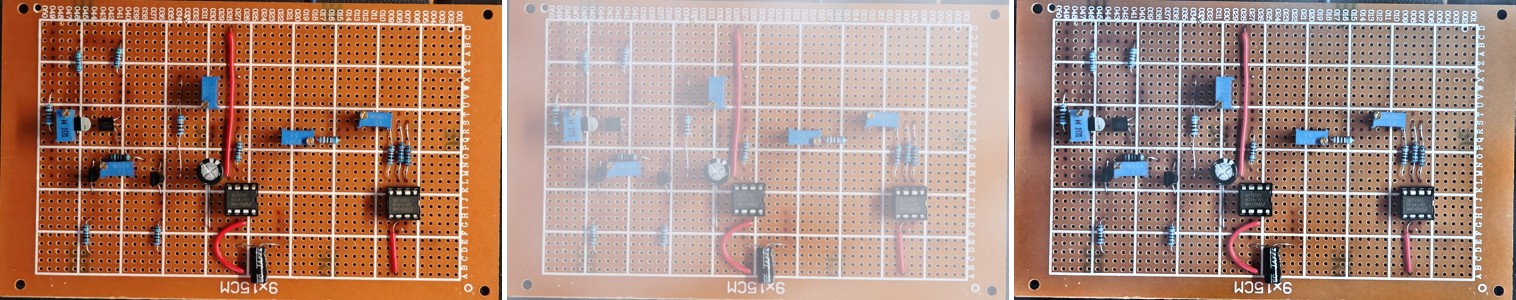
%> input picture projects/adaptive-dehazing/assets/controlled-example.jpg, 1516 x 300 px
$ octave --eval "result = region_dehaze(imread('../assets/controlled-example.jpg'));"   (GNU Octave 9; MATLAB toolbox functions it lacks are replaced by stand-ins)
%> lines starting %> are read from the running program, lines starting %| are printed output that depends on the picture; in (x1, y1, x2, y2) boxes, pixels count from 0 and x2, y2 are one past the last pixel; in counts of white or black regions, pixels touching at a corner belong together; the program's own positions count from 1
function r = region_dehaze(image, options)
%REGION_DEHAZE Region-adaptive physical restoration, V2.
% Does not accept a ground-truth image, depth or transmission as input.
% All heuristic confidence maps are relative scores, not physical visibility.
if nargin<2, options=struct; end
c=struct('strength',0.90,'skyProtection',0.55,'detailScale',0.50, ...
    'minTransmission',0.16,'guard',true,'refine',true,'airlightMode','robust');
if ~isstruct(options)||~isscalar(options),error('Dehaze:Options','选项必须是标量结构体。');end
keys=fieldnames(options);
for k=1:numel(keys)
    if ~isfield(c,keys{k}),error('Dehaze:Options','未知选项 %s',keys{k});end
    c.(keys{k})=options.(keys{k});
end
for key={'strength','skyProtection','detailScale'}
    validateattributes(c.(key{1}),{'numeric'},{'real','finite','scalar','>=',0,'<=',1.2});
end
validateattributes(c.minTransmission,{'numeric'},{'real','finite','scalar','>=',.05,'<=',1});
validateattributes(c.guard,{'logical'},{'scalar'});validateattributes(c.refine,{'logical'},{'scalar'});
if ~ismember(c.airlightMode,{'robust','maximum'}),error('Dehaze:Options','无效大气光模式');end
validateattributes(image,{'uint8','uint16','single','double','logical'},{'nonempty','real','finite','nonsparse'});
if ndims(image)>3 || (~ismatrix(image)&&size(image,3)~=3)||min(size(image,1),size(image,2))<3
    error('Dehaze:Input','请输入至少 3×3 的灰度或 RGB 图。');
end
if isfloat(image)&&(min(image(:))<0||max(image(:))>1),error('Dehaze:Range','浮点输入范围必须为 [0,1]。');end
I=im2double(image);if ismatrix(I),I=repmat(I,1,1,3);end
G=rgb2gray(I);[h,w,~]=size(I);
%> after `[h,w,~]=size(I)`: h = 300; w = 1516
patch=max(3,min(15,2*floor(min(h,w)/80)+1));
%> patch = 7
dark=imerode(min(I,[],3),strel('square',patch));
gradient=imgradient(G); smooth=exp(-gradient/max(prctile(gradient(:),80),.025));
HSV=rgb2hsv(I);V=HSV(:,:,3);S=HSV(:,:,2);
%> after `HSV=rgb2hsv(I)`: HSV: size 300x1516x3 double; mean H, S, V 0.241, 0.356, 0.694
[Y,~]=ndgrid(linspace(0,1,h),1:w);
skyCandidate=V>.55 & S<.32 & smooth>.40 & Y<.65;
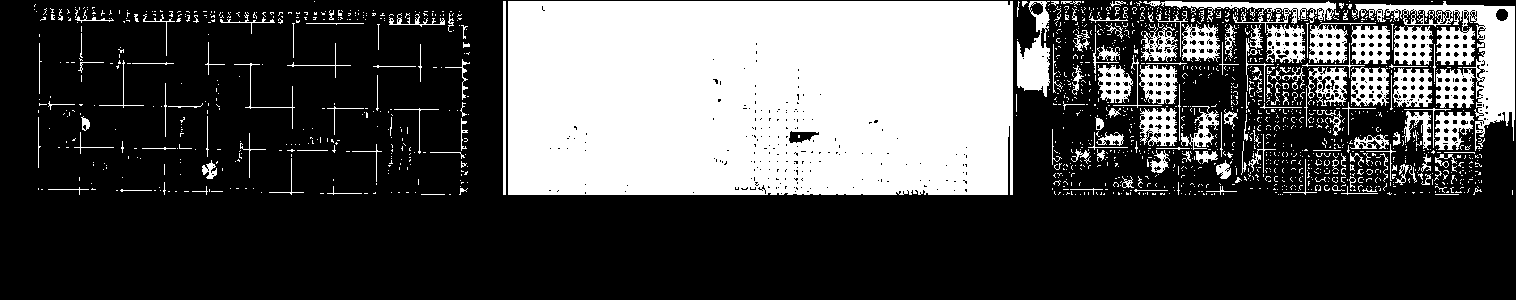
%> skyCandidate: size 300x1516 logical; 29.7% white; 1521 white regions (1355 under 20 px), largest, box (x1, y1, x2, y2) and area: (508, 1, 1013, 195) 97053, (1355, 1, 1515, 151) 6518, (1017, 1, 1050, 97) 1751
% Top-connected component constraint reduces confusion with isolated white objects.
marker=false(h,w);marker(1:max(1,round(.04*h)),:)=skyCandidate(1:max(1,round(.04*h)),:);
%> after `marker(1:max(1,round(.04*h)),:)=skyCandidate(1:max(1,round(.04*h)),:)`: marker: size 300x1516 logical; 1.8% white; 135 white regions (126 under 20 px), largest, box (x1, y1, x2, y2) and area: (508, 1, 1013, 12) 5541, (1143, 1, 1336, 12) 1154, (1355, 1, 1515, 12) 970
skyRegion=imreconstruct(marker,skyCandidate);
sky=imgaussfilt(double(skyRegion),max(1,min(h,w)/180),'Padding','replicate');
sky=sky.*min(1,max(0,(V-.42)/.35)).*smooth;
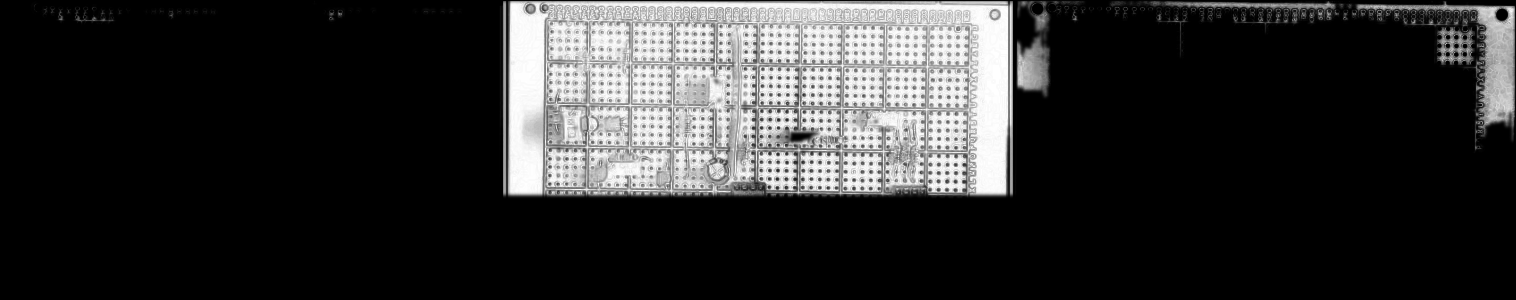
%> sky: size 300x1516 double; min 0, max 1, mean 0.183
[~,idx]=sort(dark(:),'descend');n=max(1,round(.001*numel(G)));
%> after `n=max(1,round(.001*numel(G)))`: n = 455
pixels=reshape(I,[],3);cand=pixels(idx(1:n),:);
%> after `cand=pixels(idx(1:n),:)`: cand = 455 rows, first 12: [0.878 0.878 0.91; 0.851 0.851 0.89; 0.886 0.882 0.914; 0.918 0.906 0.933; 0.863 0.843 0.867; 0.843 0.847 0.867; 0.871 0.867 0.89; 0.894 0.894 0.925; 0.871 0.871 0.902; 0.871 0.871 0.902; 0.855 0.851 0.875; 0.847 0.843 0.867]
if strcmp(c.airlightMode,'maximum')
    [~,j]=max(sum(cand,2));A=cand(j,:);
else
    % Channel-wise median resists a single specular/noisy brightest candidate.
    A=median(cand,1);
%> A = [0.863 0.843 0.863]
end
A=min(.99,max(.35,A));
N=I./reshape(A,1,1,3);
dSmall=imerode(min(N,[],3),strel('square',max(3,2*floor(patch/4)+1)));
dLarge=imerode(min(N,[],3),strel('square',patch));
edge=min(1,gradient/max(prctile(gradient(:),90),.03));
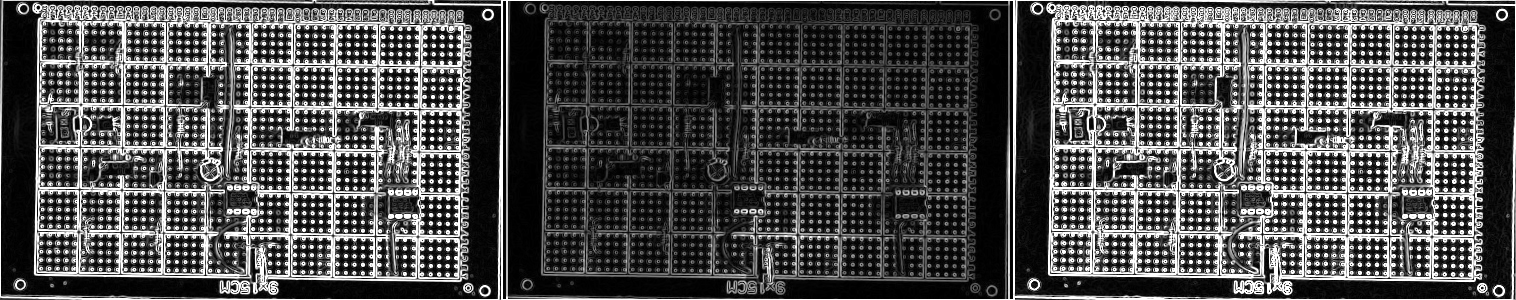
%> edge: size 300x1516 double; min 0, max 1, mean 0.305
darkNorm=(1-c.detailScale.*edge).*dLarge+c.detailScale.*edge.*dSmall;
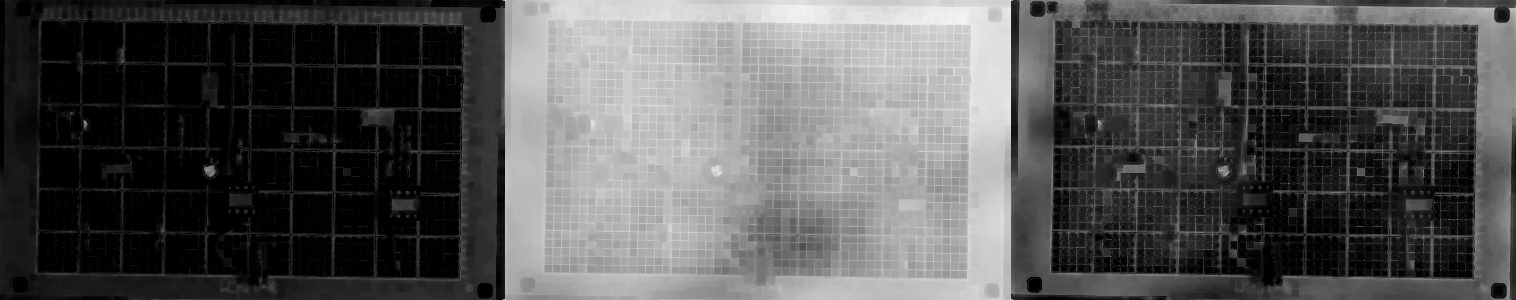
%> darkNorm: size 300x1516 double; min 0, max 0.98, mean 0.332
% Less inversion in top-connected bright smooth regions.
omega=c.strength.*(1-c.skyProtection.*sky);
tRaw=1-omega.*min(darkNorm,1);
if c.refine
    side=max(3,2*floor(min(20,min(h,w)/12))+1);
%> side = 41
    t=imguidedfilter(tRaw,G,'NeighborhoodSize',[side side],'DegreeOfSmoothing',.001);
else,t=tRaw;end
t=max(c.minTransmission,min(1,t));
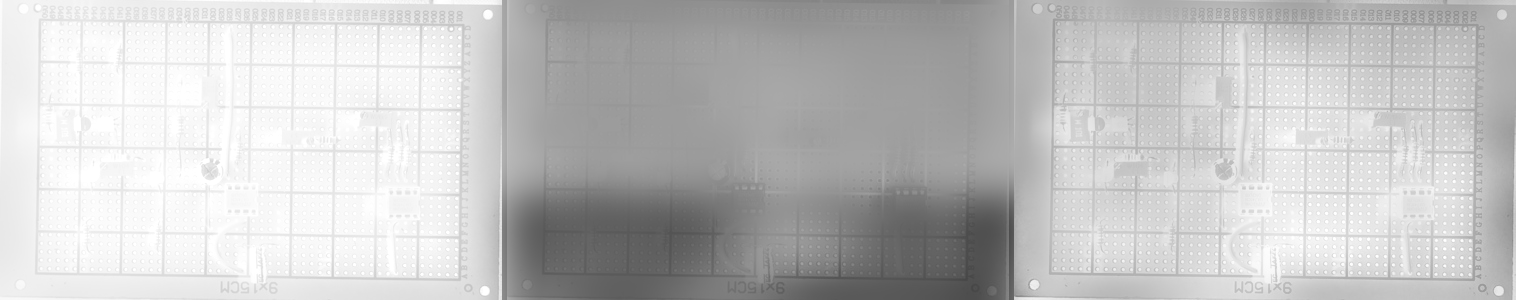
%> t: size 300x1516 double; min 0.275, max 1, mean 0.766
J=(I-reshape(A,1,1,3))./t+reshape(A,1,1,3);
%> J: size 300x1516x3 double; mean H, S, V 0.646, 0.479, 0.4
clipMask=any(J<0|J>1,3);
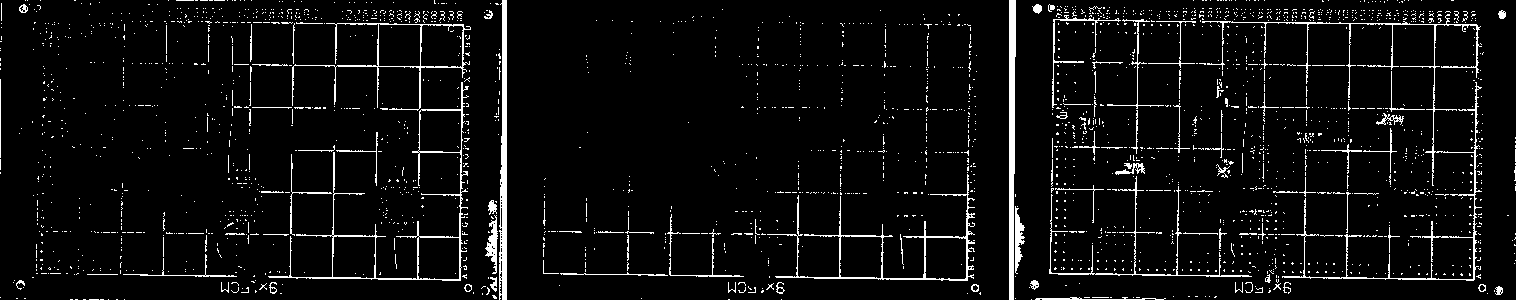
%> clipMask: size 300x1516 logical; 5.3% white in thin lines or dots
J=max(0,min(1,J));
%> J: size 300x1516x3 double; mean H, S, V 0.644, 0.478, 0.398
spread=diff(prctile(G(:),[5 95]));
%> spread = 0.707
score=max(0,min(1,.65*mean(dark(:))/.5+.35*(.6-spread)/.6));
%> score = 0.288
% Reversible low-haze gate avoids a mandatory contrast/white-balance change.
gate=min(1,max(0,(prctile(dark(:),60)-.025)/.13));
%> gate = 1
gate=gate*(.65+.35*min(1,score/.45));
%> gate = 0.874
if ~c.guard,gate=1;end
alpha=gate*ones(h,w);
%> alpha: size 300x1516 double; every value is 0.874
if c.guard
    % Inversion magnifies noise when t is small. A floor-limited smooth blend
    % reduces impact in very smooth regions; it is not a learned denoiser.
    risk=imgaussfilt(double(clipMask),max(1,min(h,w)/250));
    alpha=alpha.*(1-.35*risk);
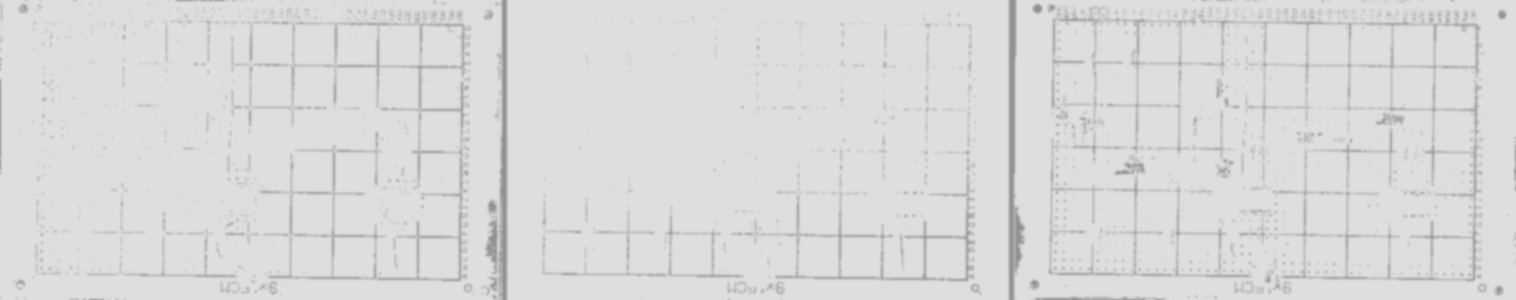
%> alpha: size 300x1516 double; min 0.568, max 0.874, mean 0.858
end
final=I.*(1-alpha)+J.*alpha;
%> final: size 300x1516x3 double; mean H, S, V 0.649, 0.486, 0.409
flat=max(reshape(max(I,[],[1 2])-min(I,[],[1 2]),[],1))<1e-12;
%> flat = false
if flat,final=I;alpha(:)=0;gate=0;end
warning='经验判断并非真实雾浓度或距离，浓雾与白色物体可能误判。';
if gate<.25,warning='低雾证据或无纹理，采用保守处理；可手动提高强度。';end
r=struct('input',I,'final',final,'physical',J,'darkChannel',dark, ...
    'transmissionRaw',tRaw,'transmission',t,'skyConfidence',sky, ...
    'strengthMap',omega,'blendMap',alpha,'clipRisk',double(clipMask), ...
    'atmosphericLight',A,'hazeScore',score,'gate',gate,'options',c,'warning',warning);
%> r = {atmosphericLight [0.863 0.843 0.863], hazeScore 0.288, gate 0.874}
%> `result = region_dehaze(imread('../assets/controlled-example.jpg'));`: result has the same summary as r in region_dehaze
end

$ run again, on projects/adaptive-dehazing/assets/lake-fog.jpg
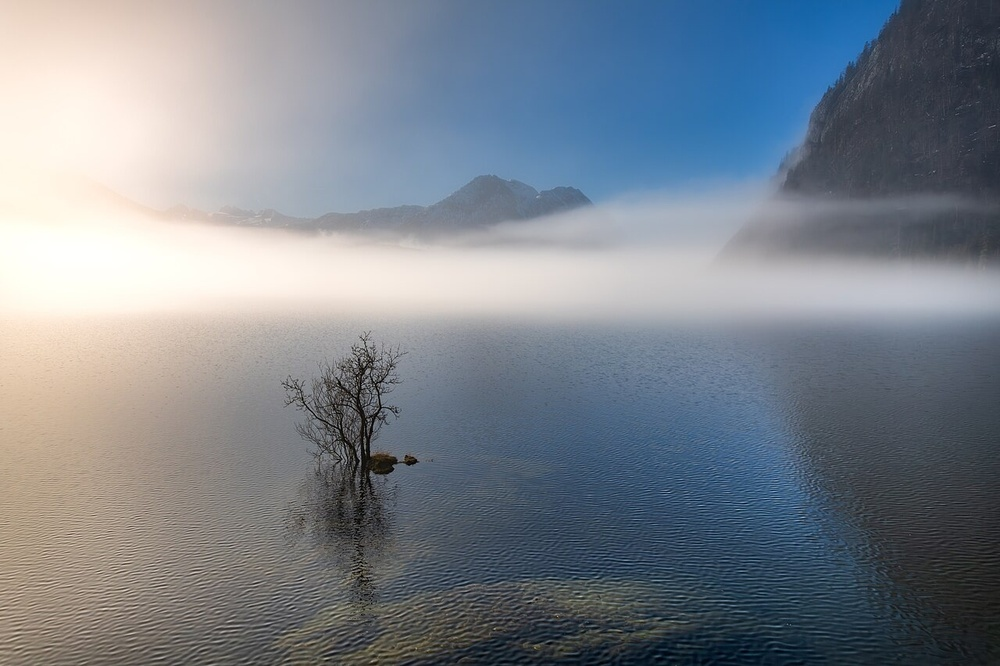
%> input picture projects/adaptive-dehazing/assets/lake-fog.jpg, 1000 x 666 px, shrunk from 1280 x 853 before the run
%> HSV: size 666x1000x3 double; mean H, S, V 0.428, 0.228, 0.579
%> in region_dehaze, `skyCandidate=V>.55 & S<.32 & smooth>.40 & Y<.65;`:
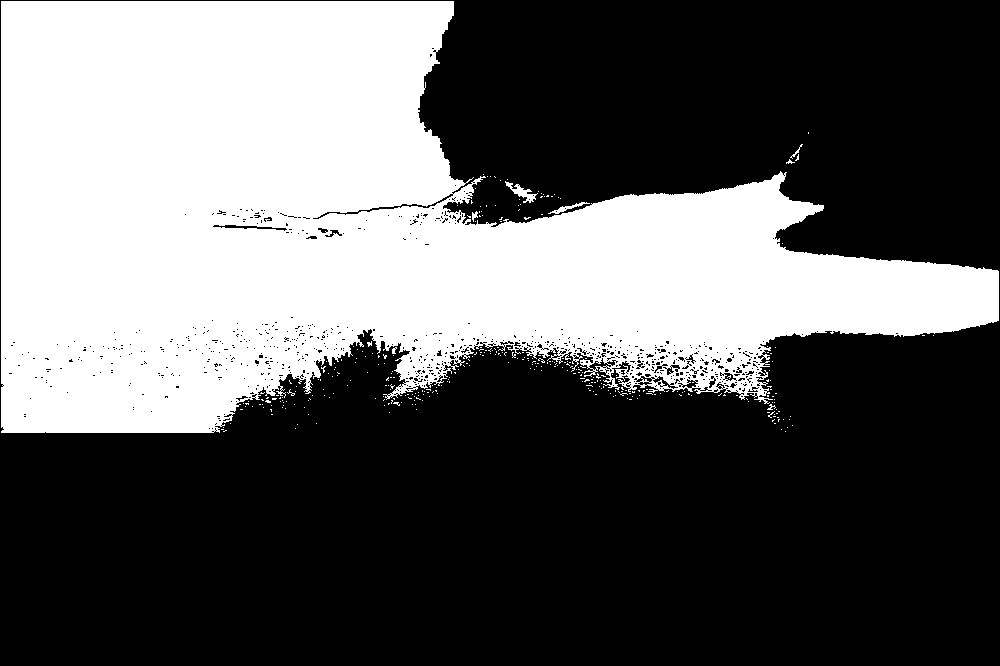
%> skyCandidate: size 666x1000 logical; 37.4% white; 340 white regions (333 under 20 px), largest, box (x1, y1, x2, y2) and area: (1, 1, 999, 433) 247832, (505, 181, 538, 203) 232, (548, 202, 590, 214) 124
%> marker: size 666x1000 logical; 1.8% white; 1 white region, box (x1, y1, x2, y2) and area: (1, 1, 454, 27) 11731
%> skyRegion: size 666x1000 logical; 37.2% white; 1 white region, box (x1, y1, x2, y2) and area: (1, 1, 999, 433) 247832
%> cand = 666 rows, first 12: [1 1 0.992; 1 1 0.992; 1 1 0.992; 1 1 0.992; 1 1 0.992; 1 1 0.992; 1 1 0.992; 1 1 0.992; 1 1 0.992; 1 1 0.992; 1 1 0.992; 1 1 0.992]
%> in region_dehaze, `A=median(cand,1);`: A = [1 1 0.992]
%> in region_dehaze, `A=min(.99,max(.35,A));`: A = [0.99 0.99 0.99]
%> clipMask: size 666x1000 logical; 5.5% white; 585 white regions (581 under 20 px), largest, box (x1, y1, x2, y2) and area: (0, 70, 296, 325) 35152, (50, 314, 67, 319) 49, (741, 656, 762, 659) 37, (774, 650, 791, 653) 31
%> spread = 0.788
%> score = 0.382
%> in region_dehaze, `gate=min(1,max(0,(prctile(dark(:),60)-.025)/.13));`: gate = 1
%> in region_dehaze, `gate=gate*(.65+.35*min(1,score/.45));`: gate = 0.947
%> in region_dehaze, `alpha=alpha.*(1-.35*risk);`:
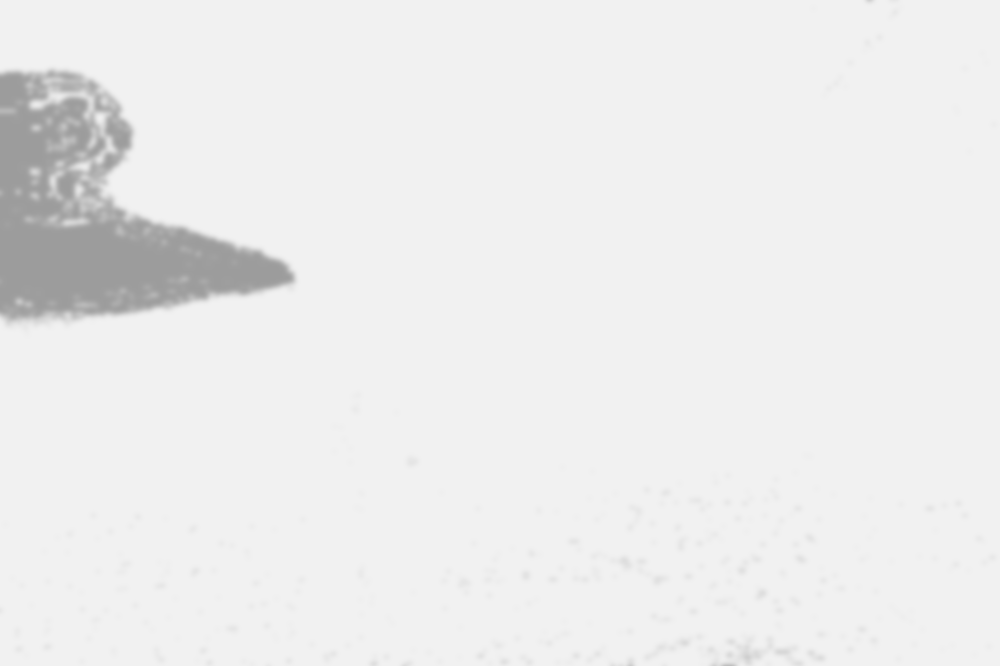
%> alpha: size 666x1000 double; min 0.615, max 0.947, mean 0.928
%> final: size 666x1000x3 double; mean H, S, V 0.359, 0.392, 0.434
%> flat = false
%> r = {atmosphericLight [0.99 0.99 0.99], hazeScore 0.382, gate 0.947}
%> result has the same summary as r in region_dehaze
